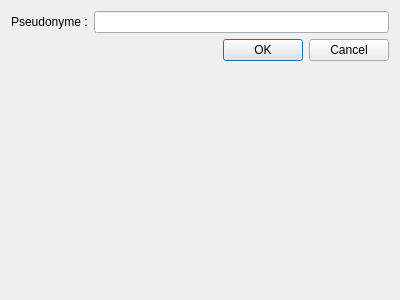
<?xml version="1.0" encoding="UTF-8"?>
<ui version="4.0">
 <class>DlgConnexion</class>
 <widget class="QDialog" name="DlgConnexion">
  <property name="geometry">
   <rect>
    <x>0</x>
    <y>0</y>
    <width>400</width>
    <height>300</height>
   </rect>
  </property>
  <property name="windowTitle">
   <string>Dialog</string>
  </property>
  <layout class="QFormLayout" name="formLayout">
   <item row="0" column="0">
    <widget class="QLabel" name="lblPseudo">
     <property name="text">
      <string>Pseudonyme :</string>
     </property>
    </widget>
   </item>
   <item row="0" column="1">
    <widget class="QLineEdit" name="edtPseudo"/>
   </item>
   <item row="1" column="0" colspan="2">
    <widget class="QDialogButtonBox" name="buttonBox">
     <property name="orientation">
      <enum>Qt::Horizontal</enum>
     </property>
     <property name="standardButtons">
      <set>QDialogButtonBox::Cancel|QDialogButtonBox::Ok</set>
     </property>
    </widget>
   </item>
  </layout>
 </widget>
 <resources/>
 <connections>
  <connection>
   <sender>buttonBox</sender>
   <signal>accepted()</signal>
   <receiver>DlgConnexion</receiver>
   <slot>accept()</slot>
   <hints>
    <hint type="sourcelabel">
     <x>248</x>
     <y>254</y>
    </hint>
    <hint type="destinationlabel">
     <x>157</x>
     <y>274</y>
    </hint>
   </hints>
  </connection>
  <connection>
   <sender>buttonBox</sender>
   <signal>rejected()</signal>
   <receiver>DlgConnexion</receiver>
   <slot>reject()</slot>
   <hints>
    <hint type="sourcelabel">
     <x>316</x>
     <y>260</y>
    </hint>
    <hint type="destinationlabel">
     <x>286</x>
     <y>274</y>
    </hint>
   </hints>
  </connection>
 </connections>
</ui>
